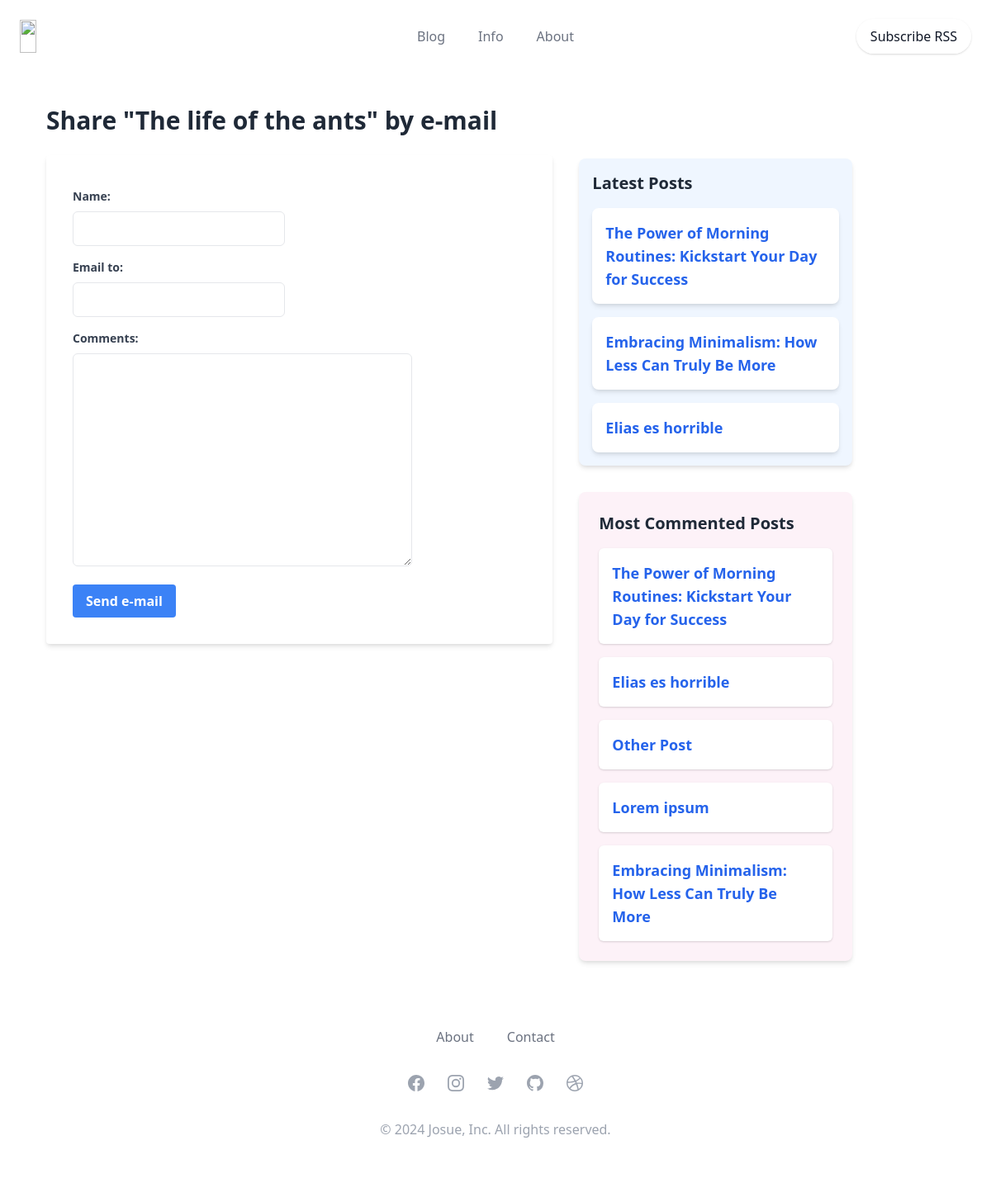
/blog/2/share/, run on the app's committed database.
### blog/models.py (models this page shows, shortened)
class Post(models.Model):
    title = models.CharField(max_length=250)
    status = models.SmallIntegerField(
        choices=data.BLOG_STATUS,
        default=data.DRAFT
    )
    slug = models.SlugField(
        max_length=250,
        unique_for_date='publish_at'
        )
    body = models.TextField()
    author = models.ForeignKey(
        settings.AUTH_USER_MODEL,
        on_delete=models.CASCADE,
        related_name='blog_posts'
    )
    publish_at = models.DateTimeField(default=timezone.now)
    created_at = models.DateTimeField(auto_now_add=timezone.now)
    updated_at = models.DateTimeField(auto_now=timezone.now)
    objects = PostQuerySet.as_manager()
    tags = TaggableManager()
    class Meta:
        ordering = ['-publish_at']
        indexes = [
            models.Index(fields=['-publish_at'])
        ]
    def get_absolute_url(self):
        return reverse(
            'blog:post_detail',
            args=[
                self.publish_at.year,
                self.publish_at.month,
                self.publish_at.day,
                self.slug
                ]
            )

### blog/views.py (the view)
# urls.py: path('<int:post_id>/share/', views.post_share, name='post_share'),
def post_share(request, post_id):
    template = 'post/share.html'
    post = get_object_or_404(
        Post,
        id=post_id,
        status=PUBLISHED
    )
    sent = False
    if request.method == 'POST':
        form = EmailPostForm(request.POST)
        if form.is_valid():
            cd = form.cleaned_data
            post_url = request.build_absolute_uri(
                post.get_absolute_url()
            )
            subject = (
                f"{cd['name']} recommends you read {post.title}"
            )
            message = (
                f"Read {post.title} at {post_url}\n\n"
                f"{cd['name']}\'s comments: {cd['comments']}"
            )
            send_mail(
                subject=subject,
                message=message,
                from_email=None,
                recipient_list=[cd['email_to']]
            )
            sent = True
    else:
        form = EmailPostForm()
    context = {
        'post': post,
        'form': form,
        'sent': sent,
    }
    return render(request, template, context)

### blog/forms.py
class EmailPostForm(forms.Form):
    name = forms.CharField(max_length=25)
    email_to = forms.EmailField()
    comments = forms.CharField(
        required=False,
        widget=forms.Textarea
    )

### blog/templatetags/blog_tags.py (called while the page is built)
@register.inclusion_tag('post/partials/latest_posts.html')
def show_latest_posts(count=5):
    latest_posts = Post.objects.order_by('-publish_at')[:count]
    return {'latest_posts': latest_posts}

@register.simple_tag
def get_most_commented_posts(count=5):
    return Post.objects.annotate(total_comments=Count('comments')).order_by('-total_comments')[:count]

### blog/templates/post/share.html (shortened to what this page needs)
{% extends "base.html" %}
{% load widget_tweaks %}
{% block content %}
<div class="container mx-auto px-4 py-8">
    {% if sent %}
        <h1 class="text-3xl font-bold text-green-600 mb-4">E-mail successfully sent</h1>
        <p class="text-gray-700">
            "{{ post.title }}" was successfully sent to {{ form.cleaned_data.email_to }}.
        </p>
    {% else %}
        <h1 class="text-3xl font-bold text-gray-800 mb-6">Share "{{ post.title }}" by e-mail</h1>
        <form method="post" class="bg-white shadow-md rounded px-8 pt-6 pb-8 mb-4">
            {% for field in form %}
            <div class="mb-4">
                <label class="block text-gray-700 text-sm font-bold mb-2" for="{{ field.id_for_label }}">
                    {{ field.label_tag }}
                </label>
                <div>
                    {{ field|add_class:"input-class text-gray-700 border rounded-md py-2 px-3 focus:outline-none focus:ring-2 focus:ring-blue-500"}}
                </div>
            </div>
            {% endfor %}
            <div class="flex items-center justify-between">
                <input type="submit" value="Send e-mail" class="bg-blue-500 hover:bg-blue-700 text-white font-bold py-2 px-4 rounded focus:outline-none focus:shadow-outline cursor-pointer transition duration-300">
            </div>
        </form>
    {% endif %}
</div>
{% endblock %}

### blog/templates/base.html (shortened to what this page needs)
{% load static %}
{% load blog_tags %}
<!DOCTYPE html>
<html lang="en">
<head>
  <link href="https://unpkg.com/tailwindcss@^2/dist/tailwind.min.css" rel="stylesheet">
</head>
<body>
    <div class="px-4 mx-auto max-w-7xl sm:px-6">
        <div class="relative pt-6 pb-16 sm:pb-24">
            {% include 'post/partials/header.html' %}
            <main class="container px-4 py-8 flex flex-col md:flex-row gap-4">
                <div class="flex-1">
                    {% block content %}
                    {% endblock %}
                </div>
                <div class="flex-none md:w-1/3 space-y-8 mt-24">
                    <aside class="bg-blue-50 p-4 rounded-lg shadow-md">
                        <h3 class="text-xl font-semibold text-gray-800 mb-4">Latest Posts</h3>
                        <ul class="space-y-4">
                            {% show_latest_posts 3 %}
                        </ul>
                    </aside>
                    <aside class="bg-pink-50 p-6 rounded-lg shadow-md">
                        <h3 class="text-xl font-semibold text-gray-800 mb-4">Most Commented Posts</h3>
                        <ul class="space-y-4">
                            {% get_most_commented_posts as most_commented_posts %}
                            {% for post in most_commented_posts %}
                            <li class="bg-white p-4 rounded-md shadow hover:shadow-lg transition-shadow duration-200">
                                <a href="{{ post.get_absolute_url }}" class="text-lg font-semibold text-blue-600 hover:text-blue-800">
                                    {{ post.title }}
                                </a>
                            </li>
                            {% endfor %}
                        </ul>
                    </aside>
                </div>
            </main>
              {% include 'post/partials/footer.html' %}
        </div>
    </div>
</body>
</html>

### blog/templates/post/partials/latest_posts.html
<ul class="space-y-4">
    {% for post in latest_posts %}
    <li class="bg-white p-4 rounded-lg shadow-md hover:shadow-lg transition-shadow duration-200">
        <a href="{{ post.get_absolute_url }}" class="text-lg font-semibold text-blue-600 hover:text-blue-800">
            {{ post.title }}
        </a>
    </li>
    {% endfor %}
</ul>

### data on the page
Post: title "The life of the ants"
Post: title "The Power of Morning Routines: Kickstart Your Day for Success"
Post: title "Embracing Minimalism: How Less Can Truly Be More"
Post: title "Elias es horrible"
Post: title "Other Post"
Post: title "Lorem ipsum"

### other printed values
{{ field.label_tag }} "Name:" "Email to:" "Comments:"
